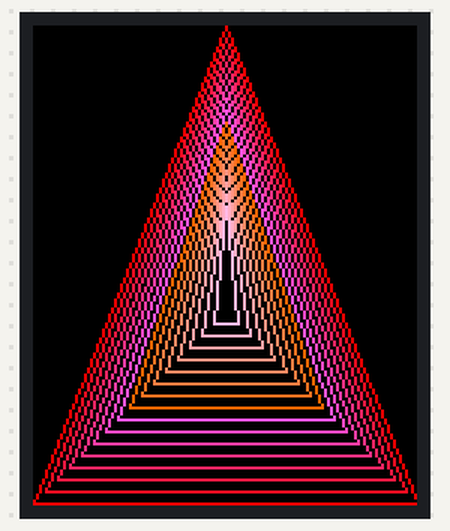
This sketch was run on a simulated Arduino Uno, built with avr-gcc and run on an emulated ATmega328P. On the bench: 128×160 colour display. What the sketch prints to the serial monitor is not drawn.

Above: at 0.3 s.

The sketch:

ledTestArrows.ino
```cpp
#include <Adafruit_GFX.h>    // Core graphics library
#include <Adafruit_ST7735.h> // Hardware-specific library
#include <SPI.h>


// For the breakout, you can use any 2 or 3 pins
// These pins will also work for the 1.8" TFT shield
#define TFT_CS     10
#define TFT_RST    9  // you can also connect this to the Arduino reset
                      // in which case, set this #define pin to 0!
#define TFT_DC     8

// Option 1 (recommended): must use the hardware SPI pins
// (for UNO thats sclk = 13 and sid = 11) and pin 10 must be
// an output. This is much faster - also required if you want
// to use the microSD card (see the image drawing example)
Adafruit_ST7735 tft = Adafruit_ST7735(TFT_CS,  TFT_DC, TFT_RST);

// Option 2: use any pins but a little slower!
#define TFT_SCLK 13   // set these to be whatever pins you like!
#define TFT_MOSI 11   // set these to be whatever pins you like!
//Adafruit_ST7735 tft = Adafruit_ST7735(TFT_CS, TFT_DC, TFT_MOSI, TFT_SCLK, TFT_RST);

void setup() {
  Serial.begin(9600);
  Serial.print("Hello! ST7735 TFT Test");

  // Use this initializer if you're using a 1.8" TFT
  tft.initR(INITR_BLACKTAB);   // initialize a ST7735S chip, black tab

  Serial.println("Initialized");

  tft.fillScreen(ST7735_BLACK);

  testtriangles();
  delay(500);
}

void loop() {

}

void testtriangles() {
  tft.fillScreen(ST7735_BLACK);
  int color = 0xF800;
  int t;
  int w = tft.width()/2;
  int x = tft.height()-1;
  int y = 0;
  int z = tft.width();
  for(t = 0 ; t <= 15; t+=1) {
    tft.drawTriangle(w, y, y, x, z, x, color);
    x-=4;
    y+=4;
    z-=4;
    color+=100;
  }
}
```
